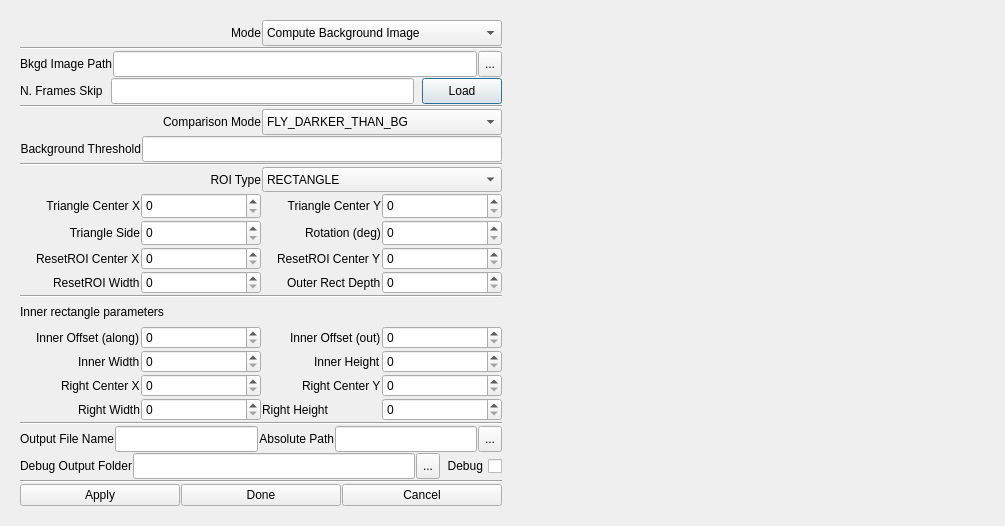
<?xml version="1.0" encoding="UTF-8"?>
<ui version="4.0">
 <class>FlyTrackPluginDialog</class>
 <widget class="QDialog" name="FlyTrackPluginDialog">
  <property name="geometry">
   <rect>
    <x>0</x>
    <y>0</y>
    <width>1005</width>
    <height>526</height>
   </rect>
  </property>
  <property name="sizePolicy">
   <sizepolicy hsizetype="Expanding" vsizetype="Expanding">
    <horstretch>0</horstretch>
    <verstretch>0</verstretch>
   </sizepolicy>
  </property>
  <property name="minimumSize">
   <size>
    <width>907</width>
    <height>472</height>
   </size>
  </property>
  <property name="windowTitle">
   <string>Fly Track Settings</string>
  </property>
  <layout class="QHBoxLayout" name="horizontalLayout_2">
   <item>
    <layout class="QHBoxLayout" name="mainHorizontalLayout">
     <property name="sizeConstraint">
      <enum>QLayout::SizeConstraint::SetNoConstraint</enum>
     </property>
     <item>
      <widget class="QWidget" name="controlsWidget" native="true">
       <property name="sizePolicy">
        <sizepolicy hsizetype="Preferred" vsizetype="MinimumExpanding">
         <horstretch>0</horstretch>
         <verstretch>0</verstretch>
        </sizepolicy>
       </property>
       <property name="minimumSize">
        <size>
         <width>500</width>
         <height>500</height>
        </size>
       </property>
       <property name="maximumSize">
        <size>
         <width>800</width>
         <height>16777215</height>
        </size>
       </property>
       <layout class="QVBoxLayout" name="verticalLayout_4">
        <item>
         <layout class="QVBoxLayout" name="controlsVerticalLayout">
          <property name="spacing">
           <number>1</number>
          </property>
          <item>
           <layout class="QHBoxLayout" name="horizontalLayout_4">
            <property name="sizeConstraint">
             <enum>QLayout::SizeConstraint::SetMinimumSize</enum>
            </property>
            <property name="topMargin">
             <number>0</number>
            </property>
            <property name="rightMargin">
             <number>0</number>
            </property>
            <property name="bottomMargin">
             <number>0</number>
            </property>
            <item>
             <widget class="QLabel" name="computeBgModeLabel">
              <property name="text">
               <string>Mode</string>
              </property>
              <property name="alignment">
               <set>Qt::AlignmentFlag::AlignRight|Qt::AlignmentFlag::AlignTrailing|Qt::AlignmentFlag::AlignVCenter</set>
              </property>
             </widget>
            </item>
            <item>
             <widget class="QComboBox" name="computeBgModeComboBox">
              <property name="sizePolicy">
               <sizepolicy hsizetype="Preferred" vsizetype="Preferred">
                <horstretch>0</horstretch>
                <verstretch>0</verstretch>
               </sizepolicy>
              </property>
              <item>
               <property name="text">
                <string>Compute Background Image</string>
               </property>
              </item>
              <item>
               <property name="text">
                <string>Track Fly</string>
               </property>
              </item>
             </widget>
            </item>
           </layout>
          </item>
          <item>
           <widget class="Line" name="line_6">
            <property name="orientation">
             <enum>Qt::Orientation::Horizontal</enum>
            </property>
           </widget>
          </item>
          <item>
           <layout class="QHBoxLayout" name="bgImageFilePathHorizontalLayout">
            <item>
             <widget class="QLabel" name="bgImageFilePathLabel">
              <property name="sizePolicy">
               <sizepolicy hsizetype="Preferred" vsizetype="Preferred">
                <horstretch>0</horstretch>
                <verstretch>0</verstretch>
               </sizepolicy>
              </property>
              <property name="layoutDirection">
               <enum>Qt::LayoutDirection::RightToLeft</enum>
              </property>
              <property name="text">
               <string>Bkgd Image Path</string>
              </property>
              <property name="alignment">
               <set>Qt::AlignmentFlag::AlignRight|Qt::AlignmentFlag::AlignTrailing|Qt::AlignmentFlag::AlignVCenter</set>
              </property>
             </widget>
            </item>
            <item>
             <widget class="QLineEdit" name="bgImageFilePathLineEdit">
              <property name="sizePolicy">
               <sizepolicy hsizetype="Expanding" vsizetype="Preferred">
                <horstretch>0</horstretch>
                <verstretch>0</verstretch>
               </sizepolicy>
              </property>
             </widget>
            </item>
            <item>
             <widget class="QToolButton" name="bgImageFilePathToolButton">
              <property name="sizePolicy">
               <sizepolicy hsizetype="Preferred" vsizetype="Preferred">
                <horstretch>0</horstretch>
                <verstretch>0</verstretch>
               </sizepolicy>
              </property>
              <property name="text">
               <string>...</string>
              </property>
             </widget>
            </item>
           </layout>
          </item>
          <item>
           <layout class="QHBoxLayout" name="bgSampleHorizontalLayout">
            <property name="spacing">
             <number>8</number>
            </property>
            <item>
             <widget class="QLabel" name="nFramesSkipLabel">
              <property name="text">
               <string>N. Frames Skip</string>
              </property>
             </widget>
            </item>
            <item>
             <widget class="QLineEdit" name="nFramesSkipLineEdit">
              <property name="sizePolicy">
               <sizepolicy hsizetype="Expanding" vsizetype="Preferred">
                <horstretch>0</horstretch>
                <verstretch>0</verstretch>
               </sizepolicy>
              </property>
             </widget>
            </item>
            <item>
             <widget class="QPushButton" name="loadBgPushButton">
              <property name="sizePolicy">
               <sizepolicy hsizetype="Preferred" vsizetype="Preferred">
                <horstretch>0</horstretch>
                <verstretch>0</verstretch>
               </sizepolicy>
              </property>
              <property name="text">
               <string>Load</string>
              </property>
             </widget>
            </item>
           </layout>
          </item>
          <item>
           <widget class="Line" name="line">
            <property name="orientation">
             <enum>Qt::Orientation::Horizontal</enum>
            </property>
           </widget>
          </item>
          <item>
           <layout class="QHBoxLayout" name="horizontalLayout_9">
            <item>
             <widget class="QLabel" name="flyVsBgModeLabel">
              <property name="layoutDirection">
               <enum>Qt::LayoutDirection::RightToLeft</enum>
              </property>
              <property name="text">
               <string>Comparison Mode</string>
              </property>
              <property name="alignment">
               <set>Qt::AlignmentFlag::AlignRight|Qt::AlignmentFlag::AlignTrailing|Qt::AlignmentFlag::AlignVCenter</set>
              </property>
             </widget>
            </item>
            <item>
             <widget class="QComboBox" name="flyVsBgModeComboBox">
              <property name="sizePolicy">
               <sizepolicy hsizetype="Preferred" vsizetype="Preferred">
                <horstretch>0</horstretch>
                <verstretch>0</verstretch>
               </sizepolicy>
              </property>
              <item>
               <property name="text">
                <string>FLY_DARKER_THAN_BG</string>
               </property>
              </item>
              <item>
               <property name="text">
                <string>FLY_BRIGHTER_THAN_BG</string>
               </property>
              </item>
              <item>
               <property name="text">
                <string>FLY_ANY_DIFFERENCE_BG</string>
               </property>
              </item>
             </widget>
            </item>
           </layout>
          </item>
          <item>
           <layout class="QHBoxLayout" name="horizontalLayout_10">
            <item>
             <widget class="QLabel" name="backgroundThresholdLabel">
              <property name="layoutDirection">
               <enum>Qt::LayoutDirection::RightToLeft</enum>
              </property>
              <property name="text">
               <string>Background Threshold</string>
              </property>
              <property name="alignment">
               <set>Qt::AlignmentFlag::AlignRight|Qt::AlignmentFlag::AlignTrailing|Qt::AlignmentFlag::AlignVCenter</set>
              </property>
             </widget>
            </item>
            <item>
             <widget class="QLineEdit" name="backgroundThresholdLineEdit">
              <property name="sizePolicy">
               <sizepolicy hsizetype="Expanding" vsizetype="Preferred">
                <horstretch>0</horstretch>
                <verstretch>0</verstretch>
               </sizepolicy>
              </property>
              <property name="text">
               <string/>
              </property>
             </widget>
            </item>
           </layout>
          </item>
          <item>
           <widget class="Line" name="line_2">
            <property name="orientation">
             <enum>Qt::Orientation::Horizontal</enum>
            </property>
           </widget>
          </item>
          <item>
           <layout class="QHBoxLayout" name="horizontalLayout_11">
            <item>
             <widget class="QLabel" name="roiTypeLabel">
              <property name="layoutDirection">
               <enum>Qt::LayoutDirection::RightToLeft</enum>
              </property>
              <property name="text">
               <string>ROI Type</string>
              </property>
              <property name="alignment">
               <set>Qt::AlignmentFlag::AlignRight|Qt::AlignmentFlag::AlignTrailing|Qt::AlignmentFlag::AlignVCenter</set>
              </property>
             </widget>
            </item>
            <item>
             <widget class="QComboBox" name="roiTypeComboBox">
              <property name="sizePolicy">
               <sizepolicy hsizetype="Preferred" vsizetype="Preferred">
                <horstretch>0</horstretch>
                <verstretch>0</verstretch>
               </sizepolicy>
              </property>
              <item>
               <property name="text">
                <string>RECTANGLE</string>
               </property>
              </item>
             </widget>
            </item>
           </layout>
          </item>
          <item>
           <layout class="QHBoxLayout" name="horizontalLayout_12">
            <item>
             <widget class="QLabel" name="triangleCenterXLabel">
              <property name="layoutDirection">
               <enum>Qt::LayoutDirection::RightToLeft</enum>
              </property>
              <property name="text">
               <string>Triangle Center X</string>
              </property>
              <property name="alignment">
               <set>Qt::AlignmentFlag::AlignRight|Qt::AlignmentFlag::AlignTrailing|Qt::AlignmentFlag::AlignVCenter</set>
              </property>
             </widget>
            </item>
            <item>
             <widget class="QSpinBox" name="triangleCenterXSpinBox">
              <property name="sizePolicy">
               <sizepolicy hsizetype="Minimum" vsizetype="Preferred">
                <horstretch>0</horstretch>
                <verstretch>0</verstretch>
               </sizepolicy>
              </property>
              <property name="maximum">
               <number>999999999</number>
              </property>
             </widget>
            </item>
            <item>
             <widget class="QLabel" name="triangleCenterYLabel">
              <property name="layoutDirection">
               <enum>Qt::LayoutDirection::RightToLeft</enum>
              </property>
              <property name="text">
               <string>Triangle Center Y</string>
              </property>
              <property name="alignment">
               <set>Qt::AlignmentFlag::AlignRight|Qt::AlignmentFlag::AlignTrailing|Qt::AlignmentFlag::AlignVCenter</set>
              </property>
             </widget>
            </item>
            <item>
             <widget class="QSpinBox" name="triangleCenterYSpinBox">
              <property name="sizePolicy">
               <sizepolicy hsizetype="Minimum" vsizetype="Preferred">
                <horstretch>0</horstretch>
                <verstretch>0</verstretch>
               </sizepolicy>
              </property>
              <property name="maximum">
               <number>999999999</number>
              </property>
             </widget>
            </item>
           </layout>
          </item>
          <item>
           <layout class="QHBoxLayout" name="horizontalLayout_13">
            <item>
             <widget class="QLabel" name="triangleSideLabel">
              <property name="layoutDirection">
               <enum>Qt::LayoutDirection::RightToLeft</enum>
              </property>
              <property name="text">
               <string>Triangle Side</string>
              </property>
              <property name="alignment">
               <set>Qt::AlignmentFlag::AlignRight|Qt::AlignmentFlag::AlignTrailing|Qt::AlignmentFlag::AlignVCenter</set>
              </property>
             </widget>
            </item>
            <item>
             <widget class="QSpinBox" name="triangleSideSpinBox">
              <property name="sizePolicy">
               <sizepolicy hsizetype="Minimum" vsizetype="Preferred">
                <horstretch>0</horstretch>
                <verstretch>0</verstretch>
               </sizepolicy>
              </property>
              <property name="maximum">
               <number>999999999</number>
              </property>
             </widget>
            </item>
            <item alignment="Qt::AlignmentFlag::AlignRight">
             <widget class="QLabel" name="triangleAngleLabel">
              <property name="text">
               <string>Rotation (deg)</string>
              </property>
             </widget>
            </item>
            <item>
             <widget class="QSpinBox" name="triangleAngleSpinBox">
              <property name="sizePolicy">
               <sizepolicy hsizetype="Minimum" vsizetype="Preferred">
                <horstretch>0</horstretch>
                <verstretch>0</verstretch>
               </sizepolicy>
              </property>
              <property name="maximum">
               <number>999999999</number>
              </property>
             </widget>
            </item>
           </layout>
          </item>
          <item>
           <layout class="QHBoxLayout" name="horizontalLayout">
            <item alignment="Qt::AlignmentFlag::AlignRight">
             <widget class="QLabel" name="roiResetCenterXLabel">
              <property name="text">
               <string>ResetROI Center X</string>
              </property>
             </widget>
            </item>
            <item>
             <widget class="QSpinBox" name="roiResetCenterXSpinBox">
              <property name="maximum">
               <number>999999999</number>
              </property>
             </widget>
            </item>
            <item alignment="Qt::AlignmentFlag::AlignRight">
             <widget class="QLabel" name="roiResetCenterYLabel">
              <property name="text">
               <string>ResetROI Center Y</string>
              </property>
             </widget>
            </item>
            <item>
             <widget class="QSpinBox" name="roiResetCenterYSpinBox">
              <property name="maximum">
               <number>999999999</number>
              </property>
             </widget>
            </item>
           </layout>
          </item>
          <item>
           <layout class="QHBoxLayout" name="horizontalLayout_6">
            <item alignment="Qt::AlignmentFlag::AlignRight">
             <widget class="QLabel" name="roiResetWidthLabel">
              <property name="text">
               <string>ResetROI Width</string>
              </property>
             </widget>
            </item>
            <item>
             <widget class="QSpinBox" name="roiResetWidthSpinBox">
              <property name="maximum">
               <number>999999999</number>
              </property>
             </widget>
            </item>
            <item alignment="Qt::AlignmentFlag::AlignRight">
             <widget class="QLabel" name="outerDepthLabel">
              <property name="text">
               <string>Outer Rect Depth</string>
              </property>
             </widget>
            </item>
            <item>
             <widget class="QSpinBox" name="outerDepthSpinBox">
              <property name="maximum">
               <number>999999999</number>
              </property>
             </widget>
            </item>
           </layout>
          </item>
          <item>
           <widget class="Line" name="line_3">
            <property name="orientation">
             <enum>Qt::Orientation::Horizontal</enum>
            </property>
           </widget>
          </item>
          <item>
           <widget class="QLabel" name="label">
            <property name="text">
             <string>Inner rectangle parameters</string>
            </property>
           </widget>
          </item>
          <item>
           <layout class="QGridLayout" name="gridLayout">
            <item row="0" column="3">
             <widget class="QSpinBox" name="innerOffsetOutSpinBox">
              <property name="maximum">
               <number>999999999</number>
              </property>
             </widget>
            </item>
            <item row="0" column="2" alignment="Qt::AlignmentFlag::AlignRight">
             <widget class="QLabel" name="innerOffsetOutLabel">
              <property name="text">
               <string>Inner Offset (out)</string>
              </property>
             </widget>
            </item>
            <item row="0" column="0" alignment="Qt::AlignmentFlag::AlignRight">
             <widget class="QLabel" name="innerOffsetAlongLabel">
              <property name="text">
               <string>Inner Offset (along)</string>
              </property>
             </widget>
            </item>
            <item row="0" column="1">
             <widget class="QSpinBox" name="innerOffsetAlongSpinBox">
              <property name="maximum">
               <number>999999999</number>
              </property>
             </widget>
            </item>
           </layout>
          </item>
          <item>
           <layout class="QGridLayout" name="gridLayout_2">
            <item row="0" column="2" alignment="Qt::AlignmentFlag::AlignRight">
             <widget class="QLabel" name="innerHeightLabel">
              <property name="text">
               <string>Inner Height</string>
              </property>
             </widget>
            </item>
            <item row="0" column="1">
             <widget class="QSpinBox" name="innerWidthSpinBox">
              <property name="maximum">
               <number>999999999</number>
              </property>
             </widget>
            </item>
            <item row="0" column="3">
             <widget class="QSpinBox" name="innerHeightSpinBox">
              <property name="maximum">
               <number>999999999</number>
              </property>
             </widget>
            </item>
            <item row="0" column="0" alignment="Qt::AlignmentFlag::AlignRight">
             <widget class="QLabel" name="innerWidthLabel">
              <property name="text">
               <string>Inner Width</string>
              </property>
             </widget>
            </item>
           </layout>
          </item>
          <item>
           <layout class="QGridLayout" name="gridLayout_3">
            <item row="0" column="3">
             <widget class="QSpinBox" name="roiRightFeederCenterYSpinBox">
              <property name="maximum">
               <number>999999999</number>
              </property>
             </widget>
            </item>
            <item row="0" column="1">
             <widget class="QSpinBox" name="roiRightFeederCenterXSpinBox">
              <property name="maximum">
               <number>999999999</number>
              </property>
             </widget>
            </item>
            <item row="0" column="2" alignment="Qt::AlignmentFlag::AlignRight">
             <widget class="QLabel" name="roiRightFeederCenterYLabel">
              <property name="text">
               <string>Right Center Y</string>
              </property>
             </widget>
            </item>
            <item row="0" column="0" alignment="Qt::AlignmentFlag::AlignRight">
             <widget class="QLabel" name="roiRightFeederCenterXLabel">
              <property name="text">
               <string>Right Center X</string>
              </property>
             </widget>
            </item>
           </layout>
          </item>
          <item>
           <layout class="QGridLayout" name="gridLayout_4">
            <item row="0" column="4">
             <widget class="QSpinBox" name="roiRightFeederHeightSpinBox">
              <property name="maximum">
               <number>999999999</number>
              </property>
             </widget>
            </item>
            <item row="0" column="1">
             <widget class="QSpinBox" name="roiRightFeederWidthSpinBox">
              <property name="maximum">
               <number>999999999</number>
              </property>
             </widget>
            </item>
            <item row="0" column="0" alignment="Qt::AlignmentFlag::AlignRight">
             <widget class="QLabel" name="roiRightFeederWidthLabel">
              <property name="text">
               <string>Right Width</string>
              </property>
             </widget>
            </item>
            <item row="0" column="2">
             <widget class="QLabel" name="roiRightFeederHeightLabel">
              <property name="text">
               <string>Right Height</string>
              </property>
             </widget>
            </item>
           </layout>
          </item>
          <item>
           <widget class="Line" name="line_4">
            <property name="orientation">
             <enum>Qt::Orientation::Horizontal</enum>
            </property>
           </widget>
          </item>
          <item>
           <layout class="QHBoxLayout" name="horizontalLayout_16">
            <item>
             <widget class="QLabel" name="logFileNameLabel">
              <property name="text">
               <string>Output File Name</string>
              </property>
             </widget>
            </item>
            <item>
             <widget class="QLineEdit" name="logFileNameLineEdit">
              <property name="sizePolicy">
               <sizepolicy hsizetype="Expanding" vsizetype="Preferred">
                <horstretch>0</horstretch>
                <verstretch>0</verstretch>
               </sizepolicy>
              </property>
             </widget>
            </item>
            <item>
             <widget class="QLabel" name="logFilePathLabel">
              <property name="layoutDirection">
               <enum>Qt::LayoutDirection::RightToLeft</enum>
              </property>
              <property name="text">
               <string>Absolute Path</string>
              </property>
              <property name="alignment">
               <set>Qt::AlignmentFlag::AlignRight|Qt::AlignmentFlag::AlignTrailing|Qt::AlignmentFlag::AlignVCenter</set>
              </property>
             </widget>
            </item>
            <item>
             <widget class="QLineEdit" name="logFilePathLineEdit">
              <property name="sizePolicy">
               <sizepolicy hsizetype="Expanding" vsizetype="Preferred">
                <horstretch>0</horstretch>
                <verstretch>0</verstretch>
               </sizepolicy>
              </property>
             </widget>
            </item>
            <item>
             <widget class="QToolButton" name="logFilePathToolButton">
              <property name="sizePolicy">
               <sizepolicy hsizetype="Preferred" vsizetype="Preferred">
                <horstretch>0</horstretch>
                <verstretch>0</verstretch>
               </sizepolicy>
              </property>
              <property name="text">
               <string>...</string>
              </property>
             </widget>
            </item>
           </layout>
          </item>
          <item>
           <layout class="QHBoxLayout" name="horizontalLayout_17">
            <item>
             <widget class="QLabel" name="tmpOutDirLabel">
              <property name="layoutDirection">
               <enum>Qt::LayoutDirection::RightToLeft</enum>
              </property>
              <property name="text">
               <string>Debug Output Folder</string>
              </property>
              <property name="alignment">
               <set>Qt::AlignmentFlag::AlignRight|Qt::AlignmentFlag::AlignTrailing|Qt::AlignmentFlag::AlignVCenter</set>
              </property>
             </widget>
            </item>
            <item>
             <widget class="QLineEdit" name="tmpOutDirLineEdit">
              <property name="sizePolicy">
               <sizepolicy hsizetype="Expanding" vsizetype="Preferred">
                <horstretch>0</horstretch>
                <verstretch>0</verstretch>
               </sizepolicy>
              </property>
             </widget>
            </item>
            <item>
             <widget class="QToolButton" name="tmpOutDirToolButton">
              <property name="sizePolicy">
               <sizepolicy hsizetype="Preferred" vsizetype="Preferred">
                <horstretch>0</horstretch>
                <verstretch>0</verstretch>
               </sizepolicy>
              </property>
              <property name="text">
               <string>...</string>
              </property>
             </widget>
            </item>
            <item>
             <widget class="QCheckBox" name="DEBUGCheckBox">
              <property name="sizePolicy">
               <sizepolicy hsizetype="Minimum" vsizetype="Preferred">
                <horstretch>0</horstretch>
                <verstretch>0</verstretch>
               </sizepolicy>
              </property>
              <property name="layoutDirection">
               <enum>Qt::LayoutDirection::RightToLeft</enum>
              </property>
              <property name="text">
               <string>Debug</string>
              </property>
             </widget>
            </item>
           </layout>
          </item>
          <item>
           <widget class="Line" name="line_5">
            <property name="orientation">
             <enum>Qt::Orientation::Horizontal</enum>
            </property>
           </widget>
          </item>
          <item>
           <layout class="QHBoxLayout" name="buttonHorizontalLayout">
            <item>
             <widget class="QPushButton" name="applyPushButton">
              <property name="sizePolicy">
               <sizepolicy hsizetype="Preferred" vsizetype="Fixed">
                <horstretch>0</horstretch>
                <verstretch>0</verstretch>
               </sizepolicy>
              </property>
              <property name="text">
               <string>Apply</string>
              </property>
             </widget>
            </item>
            <item>
             <widget class="QPushButton" name="donePushButton">
              <property name="sizePolicy">
               <sizepolicy hsizetype="Preferred" vsizetype="Fixed">
                <horstretch>0</horstretch>
                <verstretch>0</verstretch>
               </sizepolicy>
              </property>
              <property name="text">
               <string>Done</string>
              </property>
             </widget>
            </item>
            <item>
             <widget class="QPushButton" name="cancelPushButton">
              <property name="sizePolicy">
               <sizepolicy hsizetype="Preferred" vsizetype="Fixed">
                <horstretch>0</horstretch>
                <verstretch>0</verstretch>
               </sizepolicy>
              </property>
              <property name="text">
               <string>Cancel</string>
              </property>
             </widget>
            </item>
           </layout>
          </item>
         </layout>
        </item>
       </layout>
      </widget>
     </item>
     <item>
      <widget class="QLabel" name="previewImageLabel">
       <property name="sizePolicy">
        <sizepolicy hsizetype="Expanding" vsizetype="Expanding">
         <horstretch>0</horstretch>
         <verstretch>0</verstretch>
        </sizepolicy>
       </property>
       <property name="minimumSize">
        <size>
         <width>500</width>
         <height>500</height>
        </size>
       </property>
       <property name="baseSize">
        <size>
         <width>500</width>
         <height>500</height>
        </size>
       </property>
       <property name="mouseTracking">
        <bool>false</bool>
       </property>
       <property name="text">
        <string/>
       </property>
      </widget>
     </item>
    </layout>
   </item>
  </layout>
 </widget>
 <tabstops>
  <tabstop>computeBgModeComboBox</tabstop>
  <tabstop>bgImageFilePathLineEdit</tabstop>
  <tabstop>bgImageFilePathToolButton</tabstop>
  <tabstop>nFramesSkipLineEdit</tabstop>
  <tabstop>loadBgPushButton</tabstop>
  <tabstop>flyVsBgModeComboBox</tabstop>
  <tabstop>backgroundThresholdLineEdit</tabstop>
  <tabstop>roiTypeComboBox</tabstop>
  <tabstop>triangleCenterXSpinBox</tabstop>
  <tabstop>triangleCenterYSpinBox</tabstop>
  <tabstop>triangleSideSpinBox</tabstop>
  <tabstop>triangleAngleSpinBox</tabstop>
  <tabstop>roiResetCenterXSpinBox</tabstop>
  <tabstop>roiResetCenterYSpinBox</tabstop>
  <tabstop>roiResetWidthSpinBox</tabstop>
  <tabstop>outerDepthSpinBox</tabstop>
  <tabstop>innerOffsetAlongSpinBox</tabstop>
  <tabstop>innerOffsetOutSpinBox</tabstop>
  <tabstop>innerWidthSpinBox</tabstop>
  <tabstop>innerHeightSpinBox</tabstop>
  <tabstop>roiRightFeederCenterXSpinBox</tabstop>
  <tabstop>roiRightFeederCenterYSpinBox</tabstop>
  <tabstop>roiRightFeederWidthSpinBox</tabstop>
  <tabstop>roiRightFeederHeightSpinBox</tabstop>
  <tabstop>logFileNameLineEdit</tabstop>
  <tabstop>logFilePathLineEdit</tabstop>
  <tabstop>logFilePathToolButton</tabstop>
  <tabstop>tmpOutDirLineEdit</tabstop>
  <tabstop>tmpOutDirToolButton</tabstop>
  <tabstop>DEBUGCheckBox</tabstop>
  <tabstop>applyPushButton</tabstop>
  <tabstop>donePushButton</tabstop>
  <tabstop>cancelPushButton</tabstop>
 </tabstops>
 <resources/>
 <connections/>
</ui>
